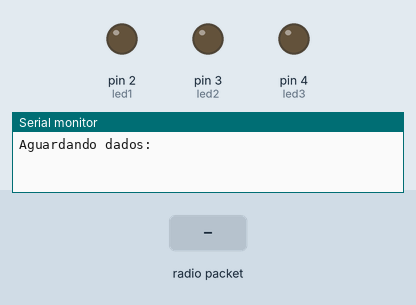
A sketch run on a simulated Arduino Uno, built with avr-gcc and run on an emulated ATmega328P. Parts: output pins drawn as LEDs (lit = HIGH), the last lines printed to the serial monitor. The inputs (shaded band) are chosen by the test bench. No radio packets arrive unless stated.

Above: at 1.2 s.
1.3 s: radio packet "1" arrives
At 2.3 s:
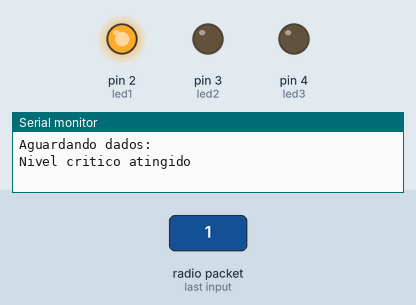
2.8 s: radio packet "0" arrives
At 3.4 s:
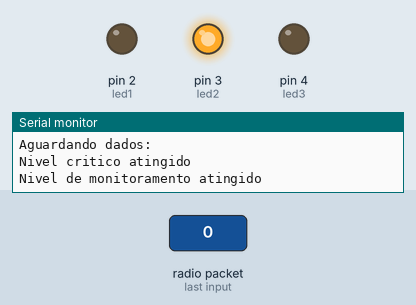
4.3 s: radio packet "2" arrives
At 5.7 s:
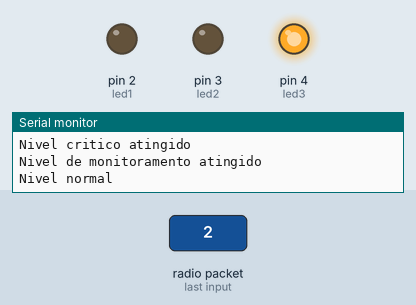
Timing chart, 0 to 7.3 s (numbered marks = the images above; inputs shaded):
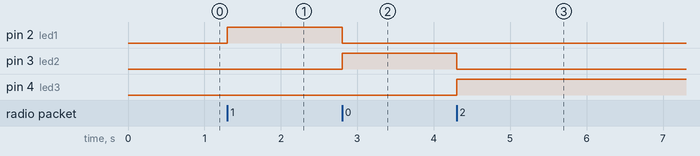

Measured:
- after the input at 1.3 s, pin 2 (led1): LOW → HIGH at once
- after the input at 2.8 s, pin 2 (led1): HIGH → LOW at once; pin 3 (led2): LOW → HIGH at once
- after the input at 4.3 s, pin 3 (led2): HIGH → LOW at once; pin 4 (led3): LOW → HIGH at once

The sketch:

Prototipo_Beta_RF_RX.ino
```cpp
#include <VirtualWire.h>

int led1 = 2;
int led2 = 3;
int led3 = 4;
int receptor = 7;
char recebido[4];
int vlrecebido;

void setup()
{
  Serial.begin(9600);
  pinMode(led1,OUTPUT);
  pinMode(led2,OUTPUT);
  pinMode(led3,OUTPUT);
  vw_set_rx_pin(receptor);
  vw_setup(2000);
  vw_rx_start();
  Serial.println("Aguardando dados: ");
}

void loop(){

  uint8_t buf[VW_MAX_MESSAGE_LEN];
  uint8_t buflen= VW_MAX_MESSAGE_LEN;

  if (vw_get_message(buf,&buflen))
  {
    int i;
    for (i=0; i< buflen; i++)
    {
      recebido[i]= char(buf[i]);
    }
    recebido[buflen]='\0';
    vlrecebido= atoi(recebido);
    //Serial.print("Recebido:  ");

    if (vlrecebido == 1){
      Serial.println("Nivel critico atingido");
      digitalWrite(led1, HIGH);
      digitalWrite(led2, LOW);
      digitalWrite(led3, LOW);
    }

    if (vlrecebido == 0){
      Serial.println("Nivel de monitoramento atingido");
      digitalWrite(led2, HIGH);
      digitalWrite(led1, LOW);
      digitalWrite(led3, LOW);
    }
    if (vlrecebido == 2){
      Serial.println("Nivel normal");
      digitalWrite(led3, HIGH);
      digitalWrite(led1, LOW);
      digitalWrite(led2, LOW);
    }
  }
}
```
